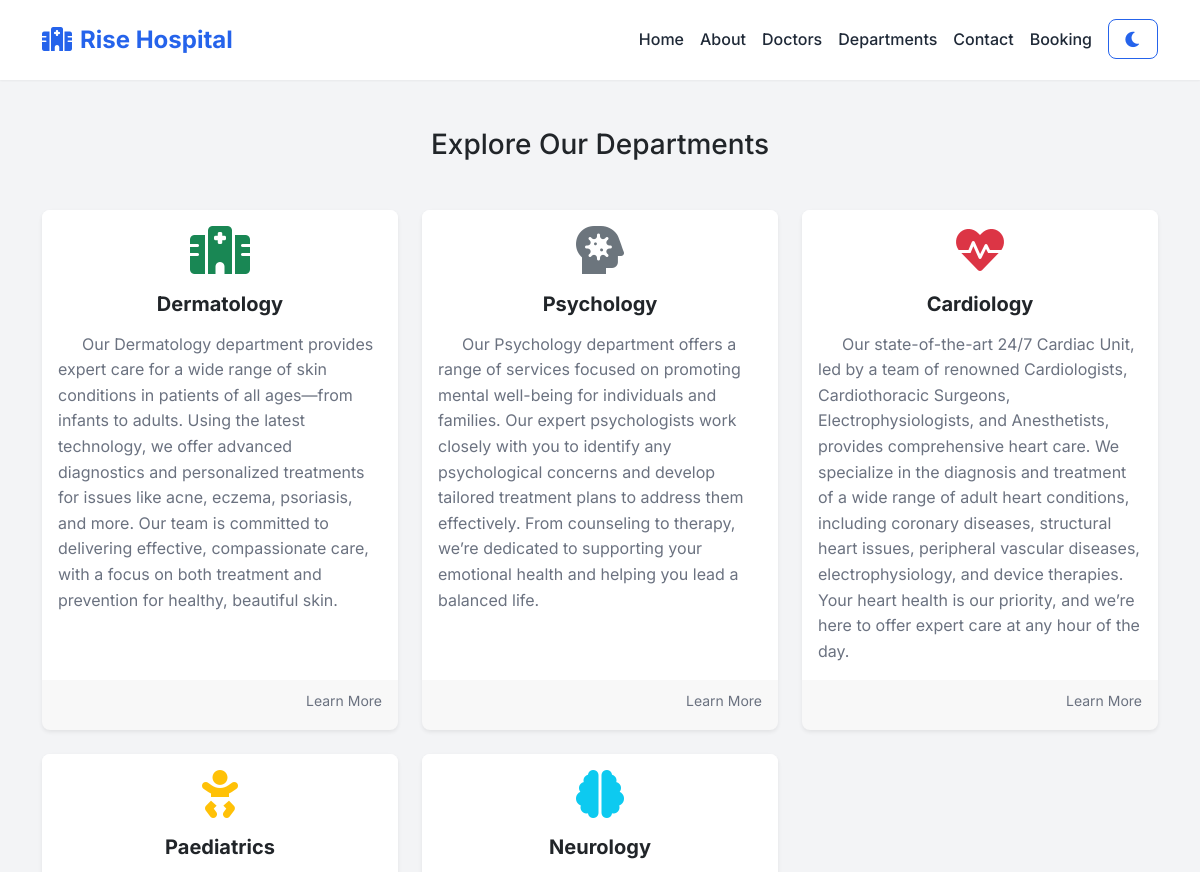
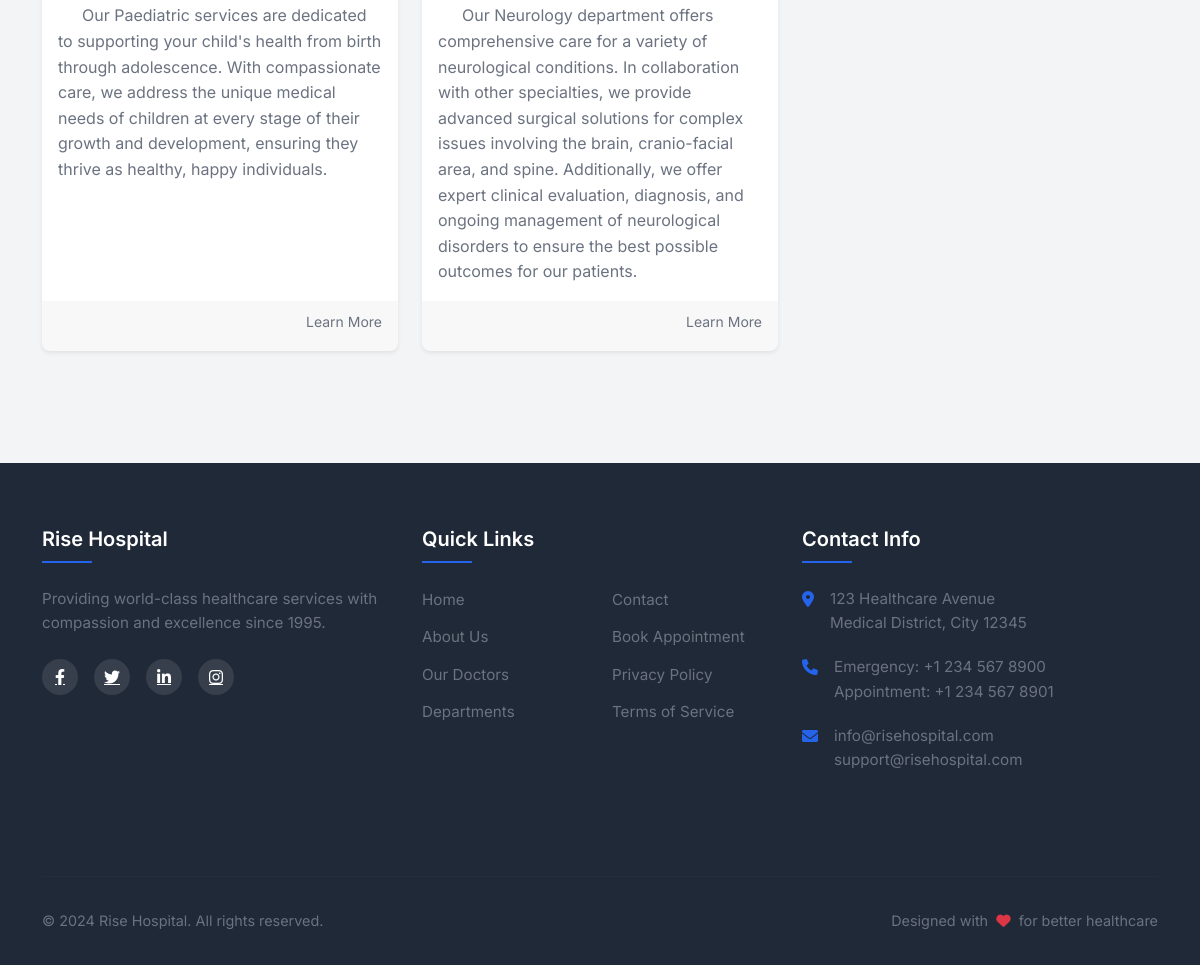
Screenshot of /departments/ with the database file from the repository (2 pictures, top to bottom).
### home/models.py (models this page shows, shortened)
class Department(models.Model):
	dep_name = models.CharField(max_length=100)
	dep_description = models.TextField()

### home/views.py (the view)
# urls.py: path('departments/', views.department, name='departments'),
def department(request):
	dep = Department.objects.all()
	return render(request, 'department.html', {"departments": dep})

### templates/department.html (shortened to what this page needs)
{% extends "index.html" %}
{% block content %}
<div class="container my-5">
    {% load static %}
    <h2 class="h3 text-center text-dark mb-5">Explore Our Departments</h2>
    <div class="row row-cols-1 row-cols-md-2 row-cols-lg-3 g-4">
        {% for i in departments %}
        <div class="col">
            <div class="card h-100 shadow-sm border-0 rounded-3 overflow-hidden custom-card">
                <div class="card-body d-flex flex-column">
                    <div class="text-center mb-3">
                        {% if i.dep_name == 'Cardiology' %}
                        <i class="fas fa-heartbeat fa-3x text-danger"></i>
                        {% elif i.dep_name == 'Neurology' %}
                        <i class="fas fa-brain fa-3x text-info"></i>
                        {% elif i.dep_name == 'Paediatrics' %}
                        <i class="fas fa-baby fa-3x text-warning"></i>
                        {% elif i.dep_name == 'Psychology' %}
                        <i class="fa-solid fa-head-side-virus fa-3x text-secondary"></i>
                        {% else %}
                        <i class="fas fa-hospital fa-3x text-success"></i>
                        {% endif %}
                    </div>
                    <h5 class="card-title text-dark text-center mb-3">{{ i.dep_name }}</h5>
                    <p class="card-text text-muted text-start flex-grow-1 first-line-indent">{{ i.dep_description }}</p>
                </div>
                <div class="card-footer text-muted text-end border-0 pt-2 pb-3 custom-card-footer">
                    <small>Learn More</small>
                </div>
            </div>
        </div>
        {% endfor %}
    </div>
</div>
{% endblock %}

### templates/index.html (shortened to what this page needs)
{% load static %}
<!DOCTYPE html>
<html lang="en">
<head>
    <link href="https://cdn.jsdelivr.net/npm/bootstrap@5.3.0/dist/css/bootstrap.min.css" rel="stylesheet">
    <link rel="stylesheet" href="https://cdnjs.cloudflare.com/ajax/libs/font-awesome/6.0.0/css/all.min.css">
    <link rel="stylesheet" href="{% static 'css/style.css' %}">
</head>
<body>
    <nav class="navbar navbar-expand-lg navbar-light sticky-top">
        <div class="container">
            <a class="navbar-brand" href="{% url 'home' %}">
                <i class="fas fa-hospital me-2"></i>Rise Hospital
            </a>
            <div class="collapse navbar-collapse" id="navbarNav">
                <ul class="navbar-nav ms-auto">
                    <li class="nav-item">
                        <a class="nav-link" href="{% url 'home' %}">Home</a>
                    </li>
                    <li class="nav-item">
                        <a class="nav-link" href="{% url 'about' %}">About</a>
                    </li>
                    <li class="nav-item">
                        <a class="nav-link" href="{% url 'doctors' %}">Doctors</a>
                    </li>
                    <li class="nav-item">
                        <a class="nav-link" href="{% url 'departments' %}">Departments</a>
                    </li>
                    <li class="nav-item">
                        <a class="nav-link" href="{% url 'contact' %}">Contact</a>
                    </li>
                    <li class="nav-item">
                        <a class="nav-link" href="{% url 'booking' %}">Booking</a>
                    </li>
                    <li class="nav-item ms-2">
                        <button class="btn btn-outline-primary theme-toggle-btn" id="themeToggle" aria-label="Toggle theme">
                            <i class="fas fa-moon"></i>
                        </button>
                    </li>
                </ul>
            </div>
        </div>
    </nav>
    <main class="body-content">
        {% block content %}
        {% endblock %}
    </main>
    <footer class="footer">
        <div class="container">
            <div class="row">
                <div class="col-lg-4 mb-4">
                    <div class="footer-section">
                        <h5 class="footer-title">Rise Hospital</h5>
                        <p class="footer-description">Providing world-class healthcare services with compassion and excellence since 1995.</p>
                        <div class="social-links mt-3">
                            <a href="#" class="social-link"><i class="fab fa-facebook-f"></i></a>
                            <a href="#" class="social-link"><i class="fab fa-twitter"></i></a>
                            <a href="#" class="social-link"><i class="fab fa-linkedin-in"></i></a>
                            <a href="#" class="social-link"><i class="fab fa-instagram"></i></a>
                        </div>
                    </div>
                </div>
                <div class="col-lg-4 mb-4">
                    <div class="footer-section">
                        <h5 class="footer-title">Quick Links</h5>
                        <div class="row">
                            <div class="col-6">
                                <ul class="footer-links">
                                    <li><a href="{% url 'home' %}">Home</a></li>
                                    <li><a href="{% url 'about' %}">About Us</a></li>
                                    <li><a href="{% url 'doctors' %}">Our Doctors</a></li>
                                    <li><a href="{% url 'departments' %}">Departments</a></li>
                                </ul>
                            </div>
                            <div class="col-6">
                                <ul class="footer-links">
                                    <li><a href="{% url 'contact' %}">Contact</a></li>
                                    <li><a href="{% url 'booking' %}">Book Appointment</a></li>
                                    <li><a href="#">Privacy Policy</a></li>
                                    <li><a href="#">Terms of Service</a></li>
                                </ul>
                            </div>
                        </div>
                    </div>
                </div>
                <div class="col-lg-4 mb-4">
                    <div class="footer-section">
                        <h5 class="footer-title">Contact Info</h5>
                        <ul class="footer-contact">
                            <li>
                                <i class="fas fa-map-marker-alt"></i>
                                <span>123 Healthcare Avenue<br>Medical District, City 12345</span>
                            </li>
                            <li>
                                <i class="fas fa-phone"></i>
                                <span>Emergency: +1 234 567 8900<br>Appointment: +1 234 567 8901</span>
                            </li>
                            <li>
                                <i class="fas fa-envelope"></i>
                                <span>info@risehospital.com<br>support@risehospital.com</span>
                            </li>
                        </ul>
                    </div>
                </div>
            </div>
            <div class="footer-bottom">
                <hr class="footer-divider">
                <div class="row align-items-center">
                    <div class="col-md-6">
                        <p class="copyright">© 2024 Rise Hospital. All rights reserved.</p>
                    </div>
                    <div class="col-md-6 text-md-end">
                        <p class="footer-credits">Designed with <i class="fas fa-heart text-danger"></i> for better healthcare</p>
                    </div>
                </div>
            </div>
        </div>
    </footer>
</body>
</html>

### static/css/style.css (style rules this page uses)
* { margin: 0; padding: 0; box-sizing: border-box; }
:root { --primary-color: #2563eb; --secondary-color: #1e40af; --accent-color: #3b82f6; --text-color: #1f2937; --text-muted: #6b7280; --light-bg: #f3f4f6; --white: #ffffff; --shadow-sm: 0 1px 2px 0 rgb(0 0 0 / 0.05); --shadow-md: 0 4px 6px -1px rgb(0 0 0 / 0.1); --shadow-lg: 0 10px 15px -3px rgb(0 0 0 / 0.1); --card-bg: #ffffff; --nav-bg: #ffffff; --footer-bg: #1f2937; --section-bg: #f3f4f6; --border-color: #e5e7eb; }
body { font-family: 'Inter', sans-serif; color: var(--text-color); line-height: 1.6; background-color: var(--light-bg); scroll-behavior: smooth; transition: background-color 0.3s ease, color 0.3s ease; }
.body-content { display: flex; flex-direction: column; min-height: 90vh; margin: 0; padding: 0; }
.text-muted { color: var(--text-muted) !important; }
h1, h2, h3, h4, h5, h6, .h1, .h2, .h3, .h4, .h5, .h6 { color: var(--text-color); }
p { color: var(--text-color); }
.navbar { background-color: var(--nav-bg); box-shadow: var(--shadow-sm); padding: 1rem 0; transition: background-color 0.3s ease; }
.navbar-brand { font-weight: 700; font-size: 1.5rem; color: var(--primary-color) !important; }
.nav-link { font-weight: 500; color: var(--text-color) !important; transition: all 0.3s ease; padding: 0.5rem 1rem; border-radius: 0.5rem; }
.theme-toggle-btn { width: 2.5rem; height: 2.5rem; padding: 0; display: flex; align-items: center; justify-content: center; border-radius: 50%; transition: all 0.3s ease; color: var(--text-color); border-color: var(--text-color); }
.theme-toggle-btn i { font-size: 1.1rem; }
.card { border: none; border-radius: 1rem; transition: all 0.3s ease; overflow: hidden; background: var(--card-bg); box-shadow: var(--shadow-sm); border: 1px solid var(--border-color); }
.card-body { background-color: var(--card-bg); }
.card-title { color: var(--text-color); font-weight: 700; }
.card-text { color: var(--text-muted); }
.btn { padding: 0.75rem 1.5rem; border-radius: 0.5rem; font-weight: 600; transition: all 0.3s ease; }
.btn-outline-primary { color: var(--primary-color); border-color: var(--primary-color); }
.footer { background-color: var(--footer-bg); color: var(--text-color); padding: 4rem 0 2rem; margin-top: 4rem; }
.footer-section { margin-bottom: 2rem; }
.footer-title { color: #ffffff; font-size: 1.25rem; font-weight: 600; margin-bottom: 1.5rem; position: relative; padding-bottom: 0.75rem; }
.footer-title::after { content: ''; position: absolute; left: 0; bottom: 0; width: 50px; height: 2px; background-color: var(--primary-color); }
.footer-description { color: var(--text-muted); margin-bottom: 1.5rem; font-size: 0.95rem; line-height: 1.6; }
.social-links { display: flex; gap: 1rem; }
.social-link { width: 36px; height: 36px; border-radius: 50%; background-color: rgba(255, 255, 255, 0.1); color: #ffffff; display: flex; align-items: center; justify-content: center; transition: all 0.3s ease; }
.footer-links { list-style: none; padding: 0; margin: 0; }
.footer-links li { margin-bottom: 0.75rem; }
.footer-links a { color: var(--text-muted); text-decoration: none; transition: all 0.3s ease; font-size: 0.95rem; display: inline-flex; align-items: center; }
.footer-contact { list-style: none; padding: 0; margin: 0; }
.footer-contact li { display: flex; align-items: flex-start; margin-bottom: 1.25rem; color: var(--text-muted); }
.footer-contact li i { color: var(--primary-color); margin-right: 1rem; margin-top: 0.25rem; }
.footer-contact li span { font-size: 0.95rem; line-height: 1.6; }
.footer-bottom { margin-top: 3rem; }
.footer-divider { border-color: rgba(255, 255, 255, 0.1); margin: 2rem 0; }
.copyright { color: var(--text-muted); font-size: 0.9rem; margin: 0; }
.footer-credits { color: var(--text-muted); font-size: 0.9rem; margin: 0; }
.footer-credits i { margin: 0 0.25rem; }
p.first-line-indent { text-indent: 1.5rem !important; }

### rows the page displays
Department: dep_name "Dermatology", dep_description "Our Dermatology department provides expert care for a wide range of skin conditions in patients of all ages—from infants to adults. Using the latest technology, we offer advanced diagnostics and personalized treatments for issues like acne, eczema, psoriasis, and more. Our team is committed to delivering effective, compassionate care, with a focus on both treatment and prevention for healthy, beautiful skin."
Department: dep_name "Psychology", dep_description "Our Psychology department offers a range of services focused on promoting mental well-being for individuals and families. Our expert psychologists work closely with you to identify any psychological concerns and develop tailored treatment plans to address them effectively. From counseling to therapy, we’re dedicated to supporting your emotional health and helping you lead a balanced life."
Department: dep_name "Cardiology", dep_description "Our state-of-the-art 24/7 Cardiac Unit, led by a team of renowned Cardiologists, Cardiothoracic Surgeons, Electrophysiologists, and Anesthetists, provides comprehensive heart care. We specialize in the diagnosis and treatment of a wide range of adult heart conditions, including coronary diseases, structural heart issues, peripheral vascular diseases, electrophysiology, and device therapies. Your heart health is our priority, and we’re here to offer expert care at any hour of the day."
Department: dep_name "Paediatrics", dep_description "Our Paediatric services are dedicated to supporting your child's health from birth through adolescence. With compassionate care, we address the unique medical needs of children at every stage of their growth and development, ensuring they thrive as healthy, happy individuals."
Department: dep_name "Neurology", dep_description "Our Neurology department offers comprehensive care for a variety of neurological conditions. In collaboration with other specialties, we provide advanced surgical solutions for complex issues involving the brain, cranio-facial area, and spine. Additionally, we offer expert clinical evaluation, diagnosis, and ongoing management of neurological disorders to ensure the best possible outcomes for our patients."
